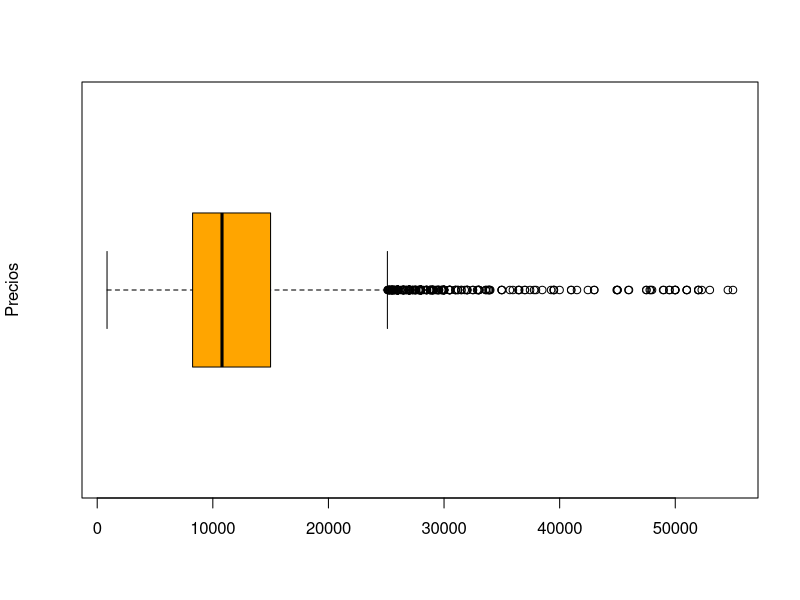

Write the R code that produced this figure. (Note: this script raises an error after producing the figure.)
#------------------------- Ejercicio 5------------------------------------------
library(readr)
# Se carga la base de datos y se ignora la columna con la variable 'modelo'.
toyota_price <- read.csv(file = "toyota_price.csv", sep = ";", 
                         stringsAsFactors = TRUE)[,-1]

# Se muestra un resumen de la base cargada.
str(toyota_price)
head(toyota_price)

# Se genera un resumen numérico para la variable precio y se crea un boxplot con
# con el fin de analizar posible valores atípicos.
summary(toyota_price$precio)
boxplot(toyota_price$precio, xlab = "", ylab ="Precios", col = "orange", horizontal = T)

print(length(toyota_price[toyota_price$precio <= 14995,]$precio))
print(length(toyota_price$precio))

# Como se puede ver en el resumen, la media de los datos está en 12497, el 
# el mínimo en 850 y el máximo en 54991. Sin embargo, gracias al gráfico boxplot
# se puede notar que existen una gran cantidad de posibles valores atípicos. Una
# posible interpretación a esto, es que, al tratarse de precios de autos, Toyota
# como empresa cuenta con múltiples modelos con precios variados y al ser los 
# autos con precios más accesibles los de mayor demanda y aquellos con precios
# elevados los menos adquiridos por el público general, estos últimos se vuelven
# compras atípicas al compararse con todas las demás.

# Ahora, con el objetivo de realizan una matriz de correlación se omiten las  
# variables de tipo categórico.
toyota_price_numericos <- toyota_price[,-c(1,3,5)]
head(toyota_price_numericos)

# Se genera una matriz de correlación.
ggpairs(toyota_price_numericos,  upper = list(continuous = 
                                                wrap("cor", size = 2.5)))

# Como se puede observar en la matriz de correlaciones, los dos pares de 
# variables con mayores coeficientes de correlación fuerte positiva fueron el 
# tamaño del motor con el precio del vehículo y el impuesto por circulación con el 
# precio nuevamente. Una de las posibles explicaciones para la primera relación es que
# un motor más grande implica un mayor costo de producción para Toyota por lo  
# que se debe subir el precio del auto para cubrir esos costos aumentados. 
# Por otro lado, la posible explicación para la relación entre el impuesto de 
# circulación con el precio del vehículo es que los autos con precios más altos
# tienen por ley, una mayor carga impositiva, lo que implica que, a mayor precio
# mayor el monto a pagar por impuesto de circulación.